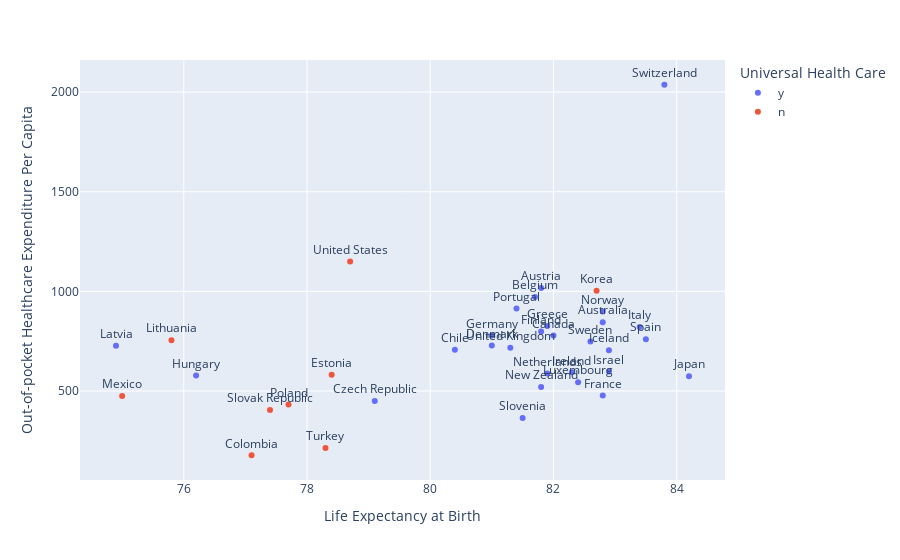

The notebook cell this image was saved under:
### Code cell
fig = px.scatter(world_data, x='Life Expectancy at Birth',
                y='Out-of-pocket Healthcare Expenditure Per Capita',
                 color='Universal Health Care', text='Country')
fig.update_traces(textposition='top center')

fig.show()

### Figure 1 — Plotly figure (JSON) as saved in the notebook; plotly's stock layout.template omitted (floating-point values rounded to 4 significant figures)
{"data": [{"hovertemplate": "Universal Health Care=y<br>Life Expectancy at Birth=%{x}<br>Out-of-pocket Healthcare Expenditure Per Capita=%{y}<br>Country=%{text}<extra></extra>", "legendgroup": "y", "marker": {"color": "#636efa", "symbol": "circle"}, "mode": "markers+text", "name": "y", "orientation": "v", "showlegend": true, "text": ["Australia", "Austria", "Belgium", "Canada", "Chile", "Czech Republic", "Denmark", "Finland", "France", "Germany", "Greece", "Hungary", "Iceland", "Ireland", "Israel", "Italy", "Japan", "Latvia", "Luxembourg", "Netherlands", "New Zealand", "Norway", "Portugal", "Slovenia", "Spain", "Sweden", "Switzerland", "United Kingdom"], "textposition": "top center", "type": "scatter", "x": [82.8, 81.8, 81.7, 82, 80.4, 79.1, 81, 81.8, 82.8, 81, 81.9, 76.2, 82.9, 82.3, 82.9, 83.4, 84.2, 74.9, 82.4, 81.9, 81.8, 82.8, 81.4, 81.5, 83.5, 82.6, 83.8, 81.3], "xaxis": "x", "y": [845.2, 1017.0, 972.2, 778.8, 706.6, 449.9, 728.8, 798.3, 476.7, 778.4, 825.7, 578.1, 704.8, 593.5, 597.3, 820.5, 574.2, 727.4, 544.4, 587.1, 519.6, 899.4, 914.4, 364.5, 760.2, 748.5, 2037.0, 716.8], "yaxis": "y"}, {"hovertemplate": "Universal Health Care=n<br>Life Expectancy at Birth=%{x}<br>Out-of-pocket Healthcare Expenditure Per Capita=%{y}<br>Country=%{text}<extra></extra>", "legendgroup": "n", "marker": {"color": "#EF553B", "symbol": "circle"}, "mode": "markers+text", "name": "n", "orientation": "v", "showlegend": true, "text": ["Colombia", "Estonia", "Korea", "Lithuania", "Mexico", "Poland", "Slovak Republic", "Turkey", "United States"], "textposition": "top center", "type": "scatter", "x": [77.1, 78.4, 82.7, 75.8, 75, 77.7, 77.4, 78.3, 78.7], "xaxis": "x", "y": [177.3, 581.6, 1003.0, 754.7, 474.3, 431.6, 405.0, 214.0, 1150.0], "yaxis": "y"}], "layout": {"legend": {"title": {"text": "Universal Health Care"}, "tracegroupgap": 0}, "margin": {"t": 60}, "xaxis": {"anchor": "y", "domain": [0, 1], "title": {"text": "Life Expectancy at Birth"}}, "yaxis": {"anchor": "x", "domain": [0, 1], "title": {"text": "Out-of-pocket Healthcare Expenditure Per Capita"}}}}
